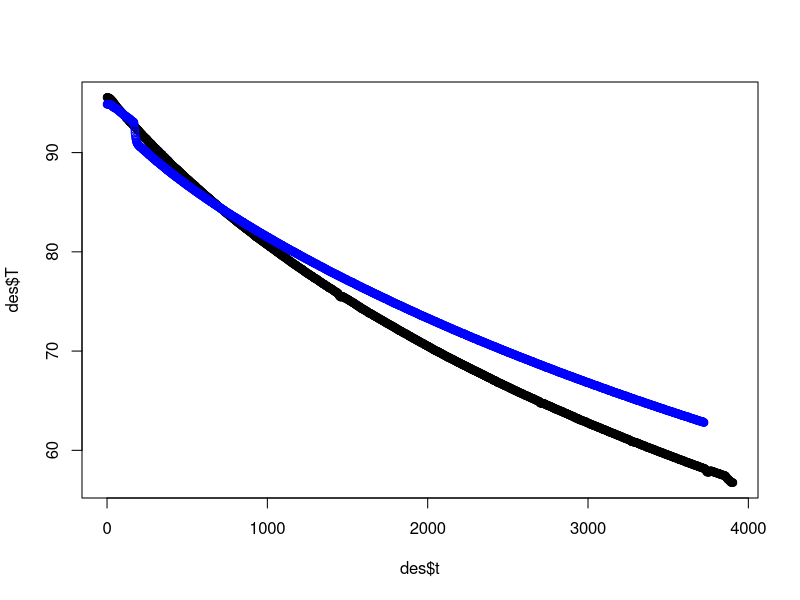

Write the R code that produced this figure.
setwd(paste(getwd(), "Lab5", sep = "/"))
p.des <- read.csv("medidasPavaDesnuda.csv", header = T, sep = ";")
p.ves <- read.csv("medidasPavaVestida.csv", header = T, sep = ";")

# 
orden <- function(medidas){
  colnames(medidas) <- c("h","m","s","T")
  print(1)
  medidas$t <- medidas$h * 3600 + medidas$m * 60  + medidas$s
  print(2)
  t0 <- medidas[medidas$T == max(medidas$T),]$t[1]
  print(3)
  medidas <- medidas[medidas$t >= t0,]
  print(4)
  medidas$t <- medidas$t - t0
  print(5)
  
  medidas
}

des <- orden(p.des)
ves <- orden(p.ves)

plot(des$t, des$T)
points(x = ves$t, y = ves$T, col = "blue")
